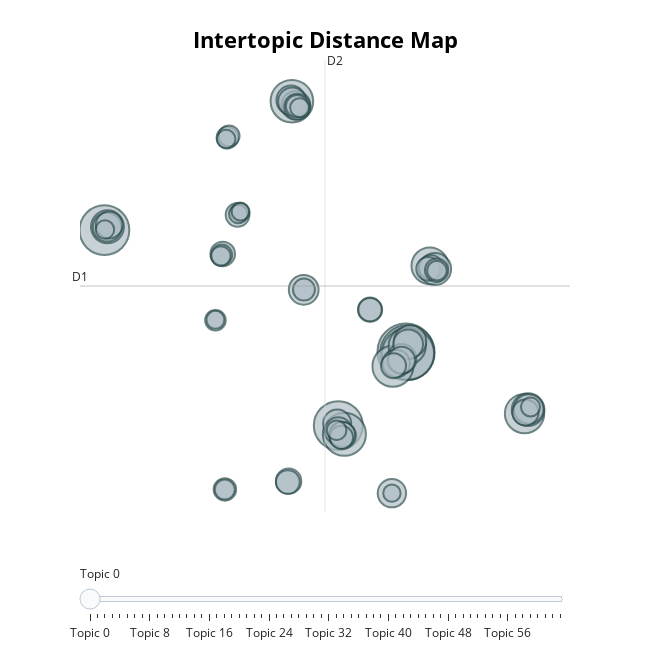

The cell this chart's notebook holds for it:
### Markdown cell above
### Intertopic Distance

This is a commonly used visualization, it lets you see how big each cluster is and how far apart, or distinct, each topic cluster is from others.

Based on the results of this visualization you can determine if the topics are as distinct as you want them to be, and if the clusters are as fine-grained or general as you would like. This graph can help you visualize the effects of altering the clustering or dimensionality reduction parameters.

[Documentation](https://maartengr.github.io/BERTopic/getting_started/visualization/visualize_topics.html#visualize-topics)

### Code cell
topic_model.visualize_topics()
